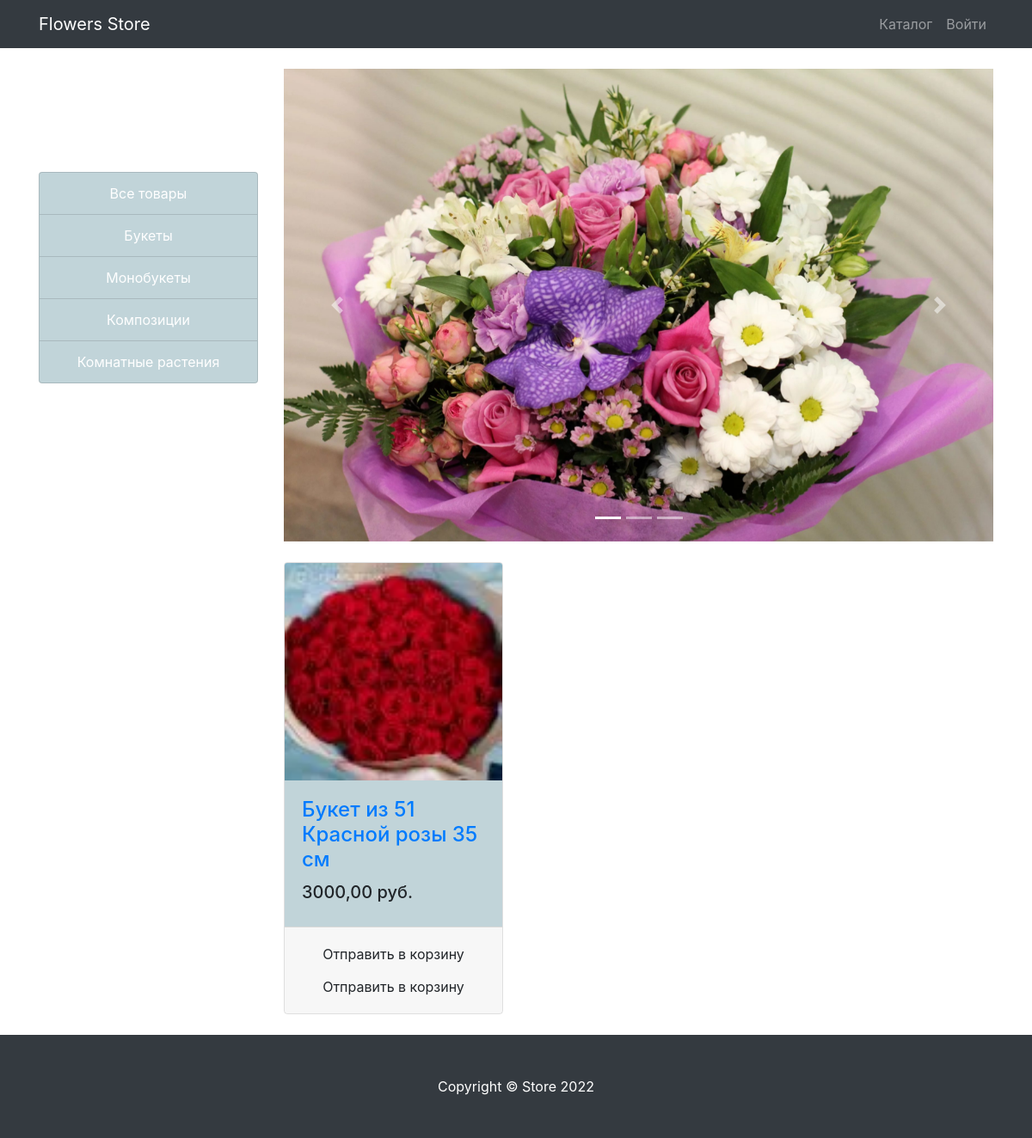
The app's page /products/, older data.
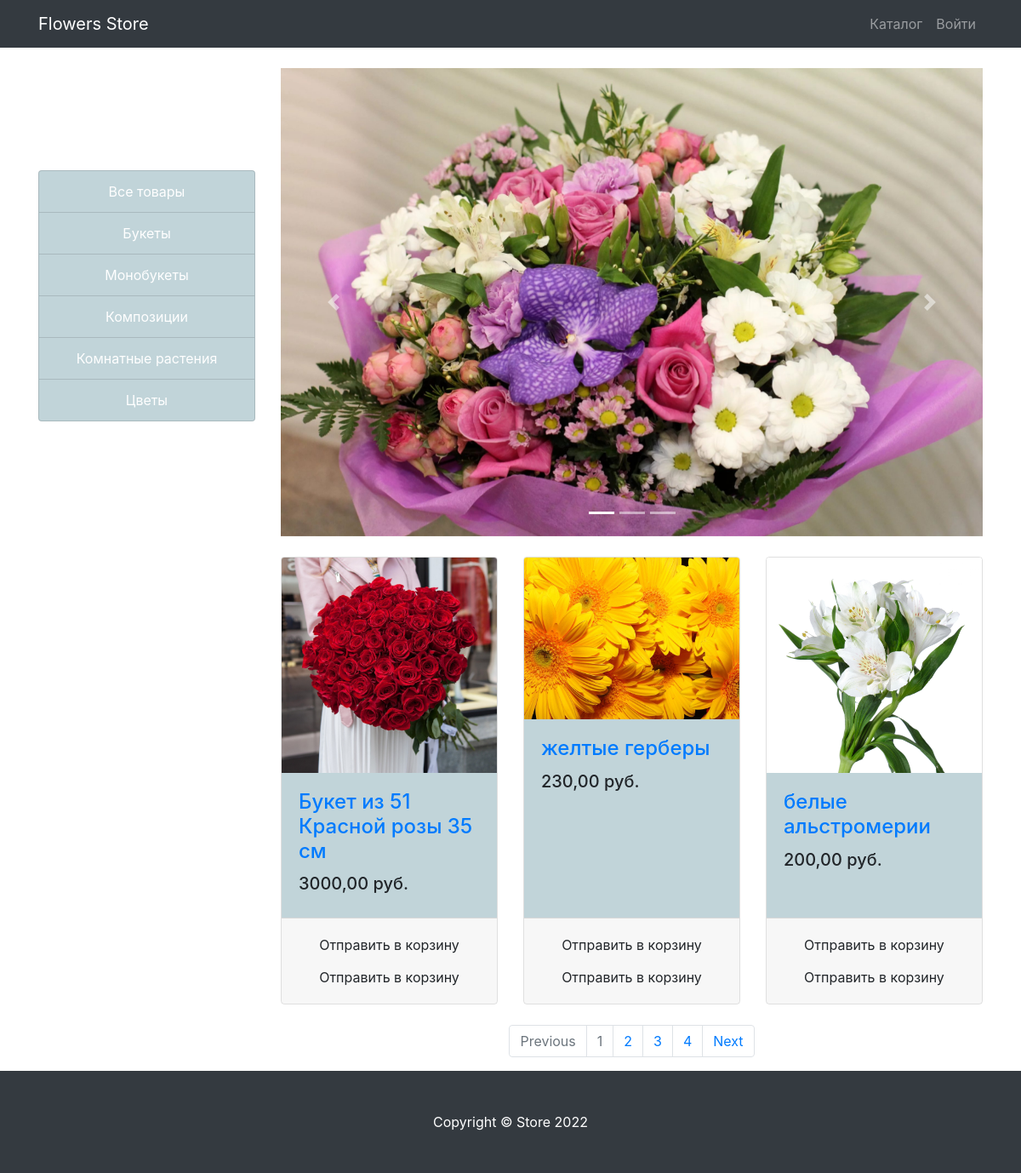
The same page, newer data.
### products/models.py (models this page shows, shortened)
class FinishedProductsCategory(models.Model):
    name = models.CharField(max_length=128, unique=True)
    description = models.TextField(null = True, blank= True)
    class Meta:
        verbose_name = 'Вид продукта'
        verbose_name_plural = 'категории конечных продуктов'

class FinishedProducts(models.Model):
    name = models.CharField(max_length = 256)
    category_products = models.ForeignKey(to = FinishedProductsCategory, on_delete = models.PROTECT)
    structure = models.TextField()
    price = models.DecimalField(max_digits = 6, decimal_places = 2)
    quantity = models.PositiveBigIntegerField(default = 0)
    image = models.ImageField(upload_to = 'products_images')
    count = models.IntegerField()
    class Meta:
        verbose_name = 'Конечный продукт'
        verbose_name_plural = 'Конечные продукты'

### products/views.py (the view)
# urls.py: path('', ProductsListView.as_view(), name ='index'),
class ProductsListView(TitleMixin,ListView):
    model = FinishedProducts
    template_name = "products/products.html"
    paginate_by = 3
    title = 'Flowers Store - Каталог'
    def get_queryset(self):
        queryset = super(ProductsListView, self).get_queryset()
        category_id = self.kwargs.get('category_id')
        return queryset.filter(category_products_id=category_id) if category_id else queryset
    def get_context_data(self, *, object_list = None, **kwargs):
        context = super(ProductsListView, self).get_context_data()
        context['categories']= FinishedProductsCategory.objects.all()
        return context

### common/views.py (called while the page is built)
    def get_context_data(self, **kwargs):
        context = super(TitleMixin, self).get_context_data(**kwargs)
        context['title'] = self.title
        return context

### products/context_processors.py (called while the page is built)
def baskets(request):
    user = request.user
    return {'baskets':Basket.objects.filter(user=user) if user.is_authenticated else []}

### products/templates/products/products.html (shortened to what this page needs)
{%extends 'products/base.html' %}
{% load static %}
{% block css %}
<link href="{% static 'vendor/css/index.css'%}" rel="stylesheet">
{% endblock %}
{% block content %}
<div class="container">
    <div class="row">
        <div class="col-lg-3">
            <h1 class="my-4"  style="color: #ffffff;">Flowers Store
            </h1>
            <div class="list-group">
                <a href="{% url 'products:index' %}" class="list-group-item" style="background-color: hsla(194, 25%, 61%, 0.5); color: #ffffff; text-align: center;">Все товары</a>
                {% for category in categories %}
                <a href="{%url 'products:category' category.id %}" class="list-group-item" style="background-color: hsla(194, 25%, 61%, 0.5); color: #ffffff; text-align: center;">{{category.name}}</a>
                {% endfor %}
            </div>
        </div>
        <div class="col-lg-9">
            <div id="carouselExampleIndicators" class="carousel slide my-4" data-ride="carousel">
                <ol class="carousel-indicators">
                    <li data-target="#carouselExampleIndicators" data-slide-to="0" class="active"></li>
                    <li data-target="#carouselExampleIndicators" data-slide-to="1"></li>
                    <li data-target="#carouselExampleIndicators" data-slide-to="2"></li>
                </ol>
                <div class="carousel-inner" role="listbox">
                    <div class="carousel-item active">
                        <img class="d-block img-fluid" src="{% static 'vendor/img/slides/bouquet_flowers1.jpg'%}" width=100% height="100%"
                            alt="First slide">
                    </div>
                </div>
                <a class="carousel-control-prev" href="#carouselExampleIndicators" role="button" data-slide="prev">
                    <span class="carousel-control-prev-icon" aria-hidden="true"></span>
                </a>
                <a class="carousel-control-next" href="#carouselExampleIndicators" role="button" data-slide="next">
                    <span class="carousel-control-next-icon" aria-hidden="true"></span>
                </a>
            </div>
            <div class="row">
                {% for product in object_list %}
                <div class="col-lg-4 col-md-6 mb-4">
                    <div class="card h-100" style="background-color: hsla(194, 25%, 61%, 0.0);">
                        <a href="#">
                            <img class="card-img-top" src="{{ product.image.url }}" alt="">
                        </a>
                        <div class="card-body" style="background-color: hsla(194, 25%, 61%, 0.5);">
                            <h4 class="card-title">
                                <a href="#">{{ product.name }}</a>
                            </h4>
                            <h5>{{ product.price }} руб.</h5>
                        </div>
                        <div class="card-footer text-center">
                            <a class="btn" href="{% url 'products:basket_add' product.id %}">
                                Отправить в корзину
                            </a>
                            <form class="btn" action="{% url 'products:basket_add' product.id %}">
                                Отправить в корзину
                                </form>
                        </div>
                    </div>
                </div>
                {% endfor %}
            </div>
            {% if is_paginated %}
            <nav aria-label="Page navigation example" >
                <ul class="pagination justify-content-center" >
                    <li class="page-item {% if not page_obj.has_previous %} disabled {% endif%}">
                        <a class="page-link" href="{% if page_obj.has_previous%} ?page={{ page_obj.previous_page_number }} {% else%} # {%endif%}" tabindex="-1" aria-disabled="true" style="background-color: hsla(194, 25%, 61%, 0)">
                            Previous
                        </a>
                    </li>
                    {% for page in paginator.page_range %}
                        <li class="page-item {% if page_obj.number == page %} disabled {% endif%}">
                            <a class="page-link" href="?page={{ page }}" style="background-color: hsla(194, 25%, 61%, 0)">
                                {{page}}
                            </a>
                        </li>
                    {%endfor%}
                    <li class="page-item {% if not page_obj.has_next %} disabled {% endif%}">
                        <a class="page-link"
                        href="{% if page_obj.has_next%} ?page={{ page_obj.next_page_number }} {% else%} # {%endif%}" style="background-color: hsla(194, 25%, 61%, 0)">
                        Next
                    </a>
                    </li>
                </ul>
            </nav>
            {%endif%}
        </div>
    </div>
</div>
{% endblock %}
{% block footer %}
<footer class="py-5 bg-dark">
    <div class="container">
        <p class="m-0 text-center text-white">Copyright &copy; Store 2022</p>
    </div>
</footer>
{% endblock %}

### products/templates/products/base.html (shortened to what this page needs)
{% load static %}
<!DOCTYPE html>
<html lang="en">
<head>
    <link href="{% static 'vendor/bootstrap/css/bootstrap.min.css'%}" rel="stylesheet">
    {% block css %} {% endblock %}
</head>
<body>
    <nav class="navbar navbar-expand-lg navbar-dark bg-dark fixed-top" style="background-color: hsla(194, 25%, 61%, 0.5);">
        <div class="container" >
            <a class="navbar-brand" href="{% url 'index' %}">Flowers Store</a>
            <div class="collapse navbar-collapse" id="navbarResponsive">
                <ul class="navbar-nav ml-auto">
                    <li class="nav-item">
                        <a class="nav-link" href="{% url 'products:index' %}">Каталог  </a>
                    </li>
                    {%if user.is_authenticated %}
                    <li class="nav-item dropdown">
                        <a class="nav-link dropdown-toggle" href="#" id="navbarDropdown" role="button"
                            data-bs-toggle="dropdown" aria-expanded="false">
                            <i class="fas fa-user-circle"></i>
                        </a>
                        <ul class="dropdown-menu" aria-labelledby="navbarDropdown">
                            <li>
                                <a class="dropdown-item" href="{% url 'users:profile' user.id %}">Профиль</a>
                            </li>
                            <li>
                                <a class="dropdown-item" href="{% url 'products:baskets' %}">Корзина</a>
                            </li>
                            <li><a class="dropdown-item" href="orders/orders.html">Заказы</a></li>
                            {%if user.is_superuser or user.is_staff%}
                            <li><a class="dropdown-item" href="{%url 'admin:index'%}">Админ-панель</a></li>
                            {%endif%}
                            <li>
                                <hr class="dropdown-divider">
                            </li>
                            <li>
                                <a class="dropdown-item" href="{% url 'users:logout'%}">
                                    Выйти
                                </a>
                            </li>
                        </ul>
                    </li>
                    {%else%}
                    <li class="nav-item">
                        <a class="nav-link" href="{% url 'users:login'%}">Войти </a>
                    </li>
                    {%endif%}
                </ul>
            </div>
        </div>
    </nav>
    {% block content %} {% endblock %}
    {% block footer %} {% endblock %}
</body>
</html>

Row changes from the older to the newer data that the page shows:
added FinishedProductsCategory: name "Цветы"
changed FinishedProducts "Букет из 51 Красной розы 35 см": image: a different picture
added FinishedProducts: image (picture), name "желтые герберы", price "230,00"
added FinishedProducts: image (picture), name "белые альстромерии", price "200,00"
Text that changed along with them:
text now shown: "Previous Next"
new list line: "1"
new list line: "2"
new list line: "3"
new list line: "4"
